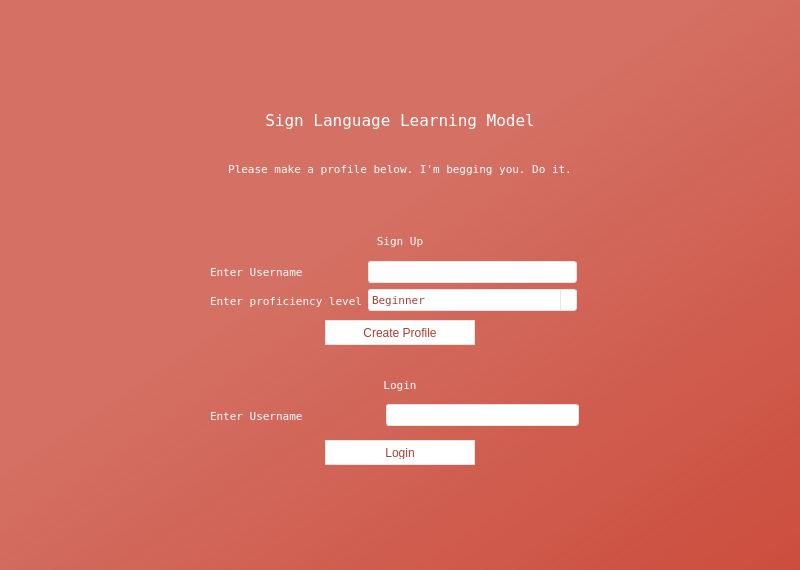
<?xml version="1.0" encoding="UTF-8"?>
<ui version="4.0">
 <class>Form</class>
 <widget class="QWidget" name="Form">
  <property name="geometry">
   <rect>
    <x>0</x>
    <y>0</y>
    <width>800</width>
    <height>570</height>
   </rect>
  </property>
  <property name="windowTitle">
   <string>Sign Language Learner</string>
  </property>
  <property name="styleSheet">
   <string notr="true">
QWidget#widget{
    background-color:qlineargradient(spread:pad, x1:0.426, y1:0.386364, x2:1, y2:1, stop:0.0371429 rgba(204, 77, 61, 200), stop:1 rgba(204, 77, 61, 255));
}

QPushButton {
    background-color: white;
    border: 1px solid #e6e6e6;
    color: #aa3e32;
    font-family: &quot;Terminal&quot;;
    padding: 5px;
}

QPushButton:hover {
    background-color: #f0f0f0;
    border: 1px solid #d4d4d4;
}

QPushButton:pressed {
    background-color: #e6e6e6;
}

QLabel {
    font-family: &quot;Terminal&quot;;
    color: white;
}

QComboBox {
    background-color: white;
    border: 1px solid #e6e6e6;
    border-radius: 3px;
    padding: 1px 18px 1px 3px;
    color: #aa3e32;
    font-family: &quot;Terminal&quot;;
}

QComboBox:hover {
    border: 1px solid #d4d4d4;
}

QComboBox::drop-down {
    subcontrol-origin: padding;
    subcontrol-position: top right;
    width: 15px;
    border-left: 1px solid #e6e6e6;
}

QComboBox QAbstractItemView {
    background-color: white;
    border: 1px solid #e6e6e6;
    color: #aa3e32;
    selection-background-color: #f0f0f0;
}

QLineEdit, QTextEdit, QPlainTextEdit {
    background-color: white;
    border: 1px solid #e6e6e6;
    border-radius: 3px;
    padding: 2px;
    color: #aa3e32;
    font-family: &quot;Terminal&quot;;
}

QLineEdit:focus, QTextEdit:focus, QPlainTextEdit:focus {
    border: 1px solid #aa3e32;
}</string>
  </property>
  <widget class="QWidget" name="widget" native="true">
   <property name="geometry">
    <rect>
     <x>0</x>
     <y>0</y>
     <width>800</width>
     <height>570</height>
    </rect>
   </property>
   <property name="styleSheet">
    <string notr="true"/>
   </property>
   <widget class="QLabel" name="label_7">
    <property name="geometry">
     <rect>
      <x>200</x>
      <y>100</y>
      <width>400</width>
      <height>40</height>
     </rect>
    </property>
    <property name="font">
     <font>
      <family>Terminal</family>
      <pointsize>12</pointsize>
     </font>
    </property>
    <property name="styleSheet">
     <string notr="true"/>
    </property>
    <property name="text">
     <string>Sign Language Learning Model</string>
    </property>
    <property name="alignment">
     <set>Qt::AlignCenter</set>
    </property>
   </widget>
   <widget class="QLabel" name="label_3">
    <property name="geometry">
     <rect>
      <x>125</x>
      <y>160</y>
      <width>550</width>
      <height>17</height>
     </rect>
    </property>
    <property name="sizePolicy">
     <sizepolicy hsizetype="Fixed" vsizetype="Preferred">
      <horstretch>0</horstretch>
      <verstretch>0</verstretch>
     </sizepolicy>
    </property>
    <property name="minimumSize">
     <size>
      <width>311</width>
      <height>16</height>
     </size>
    </property>
    <property name="font">
     <font>
      <family>Terminal</family>
      <pointsize>8</pointsize>
      <weight>50</weight>
      <italic>false</italic>
      <bold>false</bold>
     </font>
    </property>
    <property name="styleSheet">
     <string notr="true"/>
    </property>
    <property name="text">
     <string>Please make a profile below. I'm begging you. Do it.</string>
    </property>
    <property name="alignment">
     <set>Qt::AlignCenter</set>
    </property>
   </widget>
   <widget class="QLabel" name="label_6">
    <property name="geometry">
     <rect>
      <x>350</x>
      <y>230</y>
      <width>100</width>
      <height>22</height>
     </rect>
    </property>
    <property name="font">
     <font>
      <family>Terminal</family>
      <pointsize>8</pointsize>
      <weight>50</weight>
      <italic>false</italic>
      <bold>false</bold>
      <underline>false</underline>
      <kerning>true</kerning>
     </font>
    </property>
    <property name="styleSheet">
     <string notr="true"/>
    </property>
    <property name="text">
     <string>Sign Up</string>
    </property>
    <property name="alignment">
     <set>Qt::AlignCenter</set>
    </property>
   </widget>
   <widget class="QWidget" name="layoutWidget">
    <property name="geometry">
     <rect>
      <x>210</x>
      <y>260</y>
      <width>367</width>
      <height>52</height>
     </rect>
    </property>
    <layout class="QHBoxLayout" name="horizontalLayout">
     <property name="spacing">
      <number>5</number>
     </property>
     <property name="leftMargin">
      <number>0</number>
     </property>
     <item>
      <layout class="QVBoxLayout" name="verticalLayout_2">
       <item>
        <widget class="QLabel" name="label">
         <property name="minimumSize">
          <size>
           <width>91</width>
           <height>16</height>
          </size>
         </property>
         <property name="font">
          <font>
           <family>Terminal</family>
           <pointsize>8</pointsize>
           <weight>50</weight>
           <italic>false</italic>
           <bold>false</bold>
          </font>
         </property>
         <property name="styleSheet">
          <string notr="true"/>
         </property>
         <property name="text">
          <string>Enter Username</string>
         </property>
        </widget>
       </item>
       <item>
        <widget class="QLabel" name="label_2">
         <property name="minimumSize">
          <size>
           <width>121</width>
           <height>16</height>
          </size>
         </property>
         <property name="font">
          <font>
           <family>Terminal</family>
           <pointsize>8</pointsize>
           <weight>50</weight>
           <italic>false</italic>
           <bold>false</bold>
          </font>
         </property>
         <property name="styleSheet">
          <string notr="true"/>
         </property>
         <property name="text">
          <string>Enter proficiency level</string>
         </property>
        </widget>
       </item>
      </layout>
     </item>
     <item>
      <layout class="QVBoxLayout" name="verticalLayout_3">
       <item>
        <widget class="QLineEdit" name="usernameEdit">
         <property name="minimumSize">
          <size>
           <width>113</width>
           <height>20</height>
          </size>
         </property>
         <property name="palette">
          <palette>
           <active>
            <colorrole role="WindowText">
             <brush brushstyle="SolidPattern">
              <color alpha="255">
               <red>170</red>
               <green>62</green>
               <blue>50</blue>
              </color>
             </brush>
            </colorrole>
            <colorrole role="Button">
             <brush brushstyle="SolidPattern">
              <color alpha="255">
               <red>255</red>
               <green>255</green>
               <blue>255</blue>
              </color>
             </brush>
            </colorrole>
            <colorrole role="Text">
             <brush brushstyle="SolidPattern">
              <color alpha="255">
               <red>170</red>
               <green>62</green>
               <blue>50</blue>
              </color>
             </brush>
            </colorrole>
            <colorrole role="ButtonText">
             <brush brushstyle="SolidPattern">
              <color alpha="255">
               <red>170</red>
               <green>62</green>
               <blue>50</blue>
              </color>
             </brush>
            </colorrole>
            <colorrole role="Base">
             <brush brushstyle="SolidPattern">
              <color alpha="255">
               <red>255</red>
               <green>255</green>
               <blue>255</blue>
              </color>
             </brush>
            </colorrole>
            <colorrole role="Window">
             <brush brushstyle="SolidPattern">
              <color alpha="255">
               <red>255</red>
               <green>255</green>
               <blue>255</blue>
              </color>
             </brush>
            </colorrole>
            <colorrole role="PlaceholderText">
             <brush brushstyle="NoBrush">
              <color alpha="128">
               <red>170</red>
               <green>62</green>
               <blue>50</blue>
              </color>
             </brush>
            </colorrole>
           </active>
           <inactive>
            <colorrole role="WindowText">
             <brush brushstyle="SolidPattern">
              <color alpha="255">
               <red>170</red>
               <green>62</green>
               <blue>50</blue>
              </color>
             </brush>
            </colorrole>
            <colorrole role="Button">
             <brush brushstyle="SolidPattern">
              <color alpha="255">
               <red>255</red>
               <green>255</green>
               <blue>255</blue>
              </color>
             </brush>
            </colorrole>
            <colorrole role="Text">
             <brush brushstyle="SolidPattern">
              <color alpha="255">
               <red>170</red>
               <green>62</green>
               <blue>50</blue>
              </color>
             </brush>
            </colorrole>
            <colorrole role="ButtonText">
             <brush brushstyle="SolidPattern">
              <color alpha="255">
               <red>170</red>
               <green>62</green>
               <blue>50</blue>
              </color>
             </brush>
            </colorrole>
            <colorrole role="Base">
             <brush brushstyle="SolidPattern">
              <color alpha="255">
               <red>255</red>
               <green>255</green>
               <blue>255</blue>
              </color>
             </brush>
            </colorrole>
            <colorrole role="Window">
             <brush brushstyle="SolidPattern">
              <color alpha="255">
               <red>255</red>
               <green>255</green>
               <blue>255</blue>
              </color>
             </brush>
            </colorrole>
            <colorrole role="PlaceholderText">
             <brush brushstyle="NoBrush">
              <color alpha="128">
               <red>170</red>
               <green>62</green>
               <blue>50</blue>
              </color>
             </brush>
            </colorrole>
           </inactive>
           <disabled>
            <colorrole role="WindowText">
             <brush brushstyle="SolidPattern">
              <color alpha="255">
               <red>170</red>
               <green>62</green>
               <blue>50</blue>
              </color>
             </brush>
            </colorrole>
            <colorrole role="Button">
             <brush brushstyle="SolidPattern">
              <color alpha="255">
               <red>255</red>
               <green>255</green>
               <blue>255</blue>
              </color>
             </brush>
            </colorrole>
            <colorrole role="Text">
             <brush brushstyle="SolidPattern">
              <color alpha="255">
               <red>170</red>
               <green>62</green>
               <blue>50</blue>
              </color>
             </brush>
            </colorrole>
            <colorrole role="ButtonText">
             <brush brushstyle="SolidPattern">
              <color alpha="255">
               <red>170</red>
               <green>62</green>
               <blue>50</blue>
              </color>
             </brush>
            </colorrole>
            <colorrole role="Base">
             <brush brushstyle="SolidPattern">
              <color alpha="255">
               <red>255</red>
               <green>255</green>
               <blue>255</blue>
              </color>
             </brush>
            </colorrole>
            <colorrole role="Window">
             <brush brushstyle="SolidPattern">
              <color alpha="255">
               <red>255</red>
               <green>255</green>
               <blue>255</blue>
              </color>
             </brush>
            </colorrole>
            <colorrole role="PlaceholderText">
             <brush brushstyle="NoBrush">
              <color alpha="128">
               <red>170</red>
               <green>62</green>
               <blue>50</blue>
              </color>
             </brush>
            </colorrole>
           </disabled>
          </palette>
         </property>
         <property name="styleSheet">
          <string notr="true"/>
         </property>
         <property name="text">
          <string/>
         </property>
        </widget>
       </item>
       <item>
        <widget class="QComboBox" name="comboBox">
         <property name="minimumSize">
          <size>
           <width>111</width>
           <height>22</height>
          </size>
         </property>
         <property name="palette">
          <palette>
           <active>
            <colorrole role="WindowText">
             <brush brushstyle="SolidPattern">
              <color alpha="255">
               <red>170</red>
               <green>62</green>
               <blue>50</blue>
              </color>
             </brush>
            </colorrole>
            <colorrole role="Button">
             <brush brushstyle="SolidPattern">
              <color alpha="255">
               <red>255</red>
               <green>255</green>
               <blue>255</blue>
              </color>
             </brush>
            </colorrole>
            <colorrole role="Text">
             <brush brushstyle="SolidPattern">
              <color alpha="255">
               <red>170</red>
               <green>62</green>
               <blue>50</blue>
              </color>
             </brush>
            </colorrole>
            <colorrole role="ButtonText">
             <brush brushstyle="SolidPattern">
              <color alpha="255">
               <red>170</red>
               <green>62</green>
               <blue>50</blue>
              </color>
             </brush>
            </colorrole>
            <colorrole role="Base">
             <brush brushstyle="SolidPattern">
              <color alpha="255">
               <red>255</red>
               <green>255</green>
               <blue>255</blue>
              </color>
             </brush>
            </colorrole>
            <colorrole role="Window">
             <brush brushstyle="SolidPattern">
              <color alpha="255">
               <red>255</red>
               <green>255</green>
               <blue>255</blue>
              </color>
             </brush>
            </colorrole>
            <colorrole role="PlaceholderText">
             <brush brushstyle="NoBrush">
              <color alpha="128">
               <red>170</red>
               <green>62</green>
               <blue>50</blue>
              </color>
             </brush>
            </colorrole>
           </active>
           <inactive>
            <colorrole role="WindowText">
             <brush brushstyle="SolidPattern">
              <color alpha="255">
               <red>170</red>
               <green>62</green>
               <blue>50</blue>
              </color>
             </brush>
            </colorrole>
            <colorrole role="Button">
             <brush brushstyle="SolidPattern">
              <color alpha="255">
               <red>255</red>
               <green>255</green>
               <blue>255</blue>
              </color>
             </brush>
            </colorrole>
            <colorrole role="Text">
             <brush brushstyle="SolidPattern">
              <color alpha="255">
               <red>170</red>
               <green>62</green>
               <blue>50</blue>
              </color>
             </brush>
            </colorrole>
            <colorrole role="ButtonText">
             <brush brushstyle="SolidPattern">
              <color alpha="255">
               <red>170</red>
               <green>62</green>
               <blue>50</blue>
              </color>
             </brush>
            </colorrole>
            <colorrole role="Base">
             <brush brushstyle="SolidPattern">
              <color alpha="255">
               <red>255</red>
               <green>255</green>
               <blue>255</blue>
              </color>
             </brush>
            </colorrole>
            <colorrole role="Window">
             <brush brushstyle="SolidPattern">
              <color alpha="255">
               <red>255</red>
               <green>255</green>
               <blue>255</blue>
              </color>
             </brush>
            </colorrole>
            <colorrole role="PlaceholderText">
             <brush brushstyle="NoBrush">
              <color alpha="128">
               <red>170</red>
               <green>62</green>
               <blue>50</blue>
              </color>
             </brush>
            </colorrole>
           </inactive>
           <disabled>
            <colorrole role="WindowText">
             <brush brushstyle="SolidPattern">
              <color alpha="255">
               <red>170</red>
               <green>62</green>
               <blue>50</blue>
              </color>
             </brush>
            </colorrole>
            <colorrole role="Button">
             <brush brushstyle="SolidPattern">
              <color alpha="255">
               <red>255</red>
               <green>255</green>
               <blue>255</blue>
              </color>
             </brush>
            </colorrole>
            <colorrole role="Text">
             <brush brushstyle="SolidPattern">
              <color alpha="255">
               <red>170</red>
               <green>62</green>
               <blue>50</blue>
              </color>
             </brush>
            </colorrole>
            <colorrole role="ButtonText">
             <brush brushstyle="SolidPattern">
              <color alpha="255">
               <red>170</red>
               <green>62</green>
               <blue>50</blue>
              </color>
             </brush>
            </colorrole>
            <colorrole role="Base">
             <brush brushstyle="SolidPattern">
              <color alpha="255">
               <red>255</red>
               <green>255</green>
               <blue>255</blue>
              </color>
             </brush>
            </colorrole>
            <colorrole role="Window">
             <brush brushstyle="SolidPattern">
              <color alpha="255">
               <red>255</red>
               <green>255</green>
               <blue>255</blue>
              </color>
             </brush>
            </colorrole>
            <colorrole role="PlaceholderText">
             <brush brushstyle="NoBrush">
              <color alpha="128">
               <red>170</red>
               <green>62</green>
               <blue>50</blue>
              </color>
             </brush>
            </colorrole>
           </disabled>
          </palette>
         </property>
         <property name="font">
          <font>
           <family>Terminal</family>
           <pointsize>8</pointsize>
           <weight>50</weight>
           <italic>false</italic>
           <bold>false</bold>
          </font>
         </property>
         <property name="styleSheet">
          <string notr="true"/>
         </property>
         <item>
          <property name="text">
           <string>Beginner</string>
          </property>
         </item>
         <item>
          <property name="text">
           <string>Intermediate</string>
          </property>
         </item>
         <item>
          <property name="text">
           <string>Advanced</string>
          </property>
         </item>
        </widget>
       </item>
      </layout>
     </item>
    </layout>
   </widget>
   <widget class="QLabel" name="label_5">
    <property name="geometry">
     <rect>
      <x>350</x>
      <y>370</y>
      <width>100</width>
      <height>30</height>
     </rect>
    </property>
    <property name="font">
     <font>
      <family>Terminal</family>
      <pointsize>8</pointsize>
      <weight>50</weight>
      <italic>false</italic>
      <bold>false</bold>
      <underline>false</underline>
     </font>
    </property>
    <property name="styleSheet">
     <string notr="true"/>
    </property>
    <property name="text">
     <string>Login</string>
    </property>
    <property name="alignment">
     <set>Qt::AlignCenter</set>
    </property>
   </widget>
   <widget class="QPushButton" name="signupButton">
    <property name="geometry">
     <rect>
      <x>325</x>
      <y>320</y>
      <width>150</width>
      <height>25</height>
     </rect>
    </property>
    <property name="sizePolicy">
     <sizepolicy hsizetype="Minimum" vsizetype="Fixed">
      <horstretch>0</horstretch>
      <verstretch>0</verstretch>
     </sizepolicy>
    </property>
    <property name="palette">
     <palette>
      <active>
       <colorrole role="WindowText">
        <brush brushstyle="SolidPattern">
         <color alpha="255">
          <red>170</red>
          <green>62</green>
          <blue>50</blue>
         </color>
        </brush>
       </colorrole>
       <colorrole role="Button">
        <brush brushstyle="SolidPattern">
         <color alpha="255">
          <red>255</red>
          <green>255</green>
          <blue>255</blue>
         </color>
        </brush>
       </colorrole>
       <colorrole role="Text">
        <brush brushstyle="SolidPattern">
         <color alpha="255">
          <red>170</red>
          <green>62</green>
          <blue>50</blue>
         </color>
        </brush>
       </colorrole>
       <colorrole role="ButtonText">
        <brush brushstyle="SolidPattern">
         <color alpha="255">
          <red>170</red>
          <green>62</green>
          <blue>50</blue>
         </color>
        </brush>
       </colorrole>
       <colorrole role="Base">
        <brush brushstyle="SolidPattern">
         <color alpha="255">
          <red>255</red>
          <green>255</green>
          <blue>255</blue>
         </color>
        </brush>
       </colorrole>
       <colorrole role="Window">
        <brush brushstyle="SolidPattern">
         <color alpha="255">
          <red>255</red>
          <green>255</green>
          <blue>255</blue>
         </color>
        </brush>
       </colorrole>
       <colorrole role="PlaceholderText">
        <brush brushstyle="NoBrush">
         <color alpha="128">
          <red>170</red>
          <green>62</green>
          <blue>50</blue>
         </color>
        </brush>
       </colorrole>
      </active>
      <inactive>
       <colorrole role="WindowText">
        <brush brushstyle="SolidPattern">
         <color alpha="255">
          <red>170</red>
          <green>62</green>
          <blue>50</blue>
         </color>
        </brush>
       </colorrole>
       <colorrole role="Button">
        <brush brushstyle="SolidPattern">
         <color alpha="255">
          <red>255</red>
          <green>255</green>
          <blue>255</blue>
         </color>
        </brush>
       </colorrole>
       <colorrole role="Text">
        <brush brushstyle="SolidPattern">
         <color alpha="255">
          <red>170</red>
          <green>62</green>
          <blue>50</blue>
         </color>
        </brush>
       </colorrole>
       <colorrole role="ButtonText">
        <brush brushstyle="SolidPattern">
         <color alpha="255">
          <red>170</red>
          <green>62</green>
          <blue>50</blue>
         </color>
        </brush>
       </colorrole>
       <colorrole role="Base">
        <brush brushstyle="SolidPattern">
         <color alpha="255">
          <red>255</red>
          <green>255</green>
          <blue>255</blue>
         </color>
        </brush>
       </colorrole>
       <colorrole role="Window">
        <brush brushstyle="SolidPattern">
         <color alpha="255">
          <red>255</red>
          <green>255</green>
          <blue>255</blue>
         </color>
        </brush>
       </colorrole>
       <colorrole role="PlaceholderText">
        <brush brushstyle="NoBrush">
         <color alpha="128">
          <red>170</red>
          <green>62</green>
          <blue>50</blue>
         </color>
        </brush>
       </colorrole>
      </inactive>
      <disabled>
       <colorrole role="WindowText">
        <brush brushstyle="SolidPattern">
         <color alpha="255">
          <red>170</red>
          <green>62</green>
          <blue>50</blue>
         </color>
        </brush>
       </colorrole>
       <colorrole role="Button">
        <brush brushstyle="SolidPattern">
         <color alpha="255">
          <red>255</red>
          <green>255</green>
          <blue>255</blue>
         </color>
        </brush>
       </colorrole>
       <colorrole role="Text">
        <brush brushstyle="SolidPattern">
         <color alpha="255">
          <red>170</red>
          <green>62</green>
          <blue>50</blue>
         </color>
        </brush>
       </colorrole>
       <colorrole role="ButtonText">
        <brush brushstyle="SolidPattern">
         <color alpha="255">
          <red>170</red>
          <green>62</green>
          <blue>50</blue>
         </color>
        </brush>
       </colorrole>
       <colorrole role="Base">
        <brush brushstyle="SolidPattern">
         <color alpha="255">
          <red>255</red>
          <green>255</green>
          <blue>255</blue>
         </color>
        </brush>
       </colorrole>
       <colorrole role="Window">
        <brush brushstyle="SolidPattern">
         <color alpha="255">
          <red>255</red>
          <green>255</green>
          <blue>255</blue>
         </color>
        </brush>
       </colorrole>
       <colorrole role="PlaceholderText">
        <brush brushstyle="NoBrush">
         <color alpha="128">
          <red>170</red>
          <green>62</green>
          <blue>50</blue>
         </color>
        </brush>
       </colorrole>
      </disabled>
     </palette>
    </property>
    <property name="styleSheet">
     <string notr="true"/>
    </property>
    <property name="text">
     <string>Create Profile</string>
    </property>
   </widget>
   <widget class="QWidget" name="layoutWidget_2">
    <property name="geometry">
     <rect>
      <x>210</x>
      <y>400</y>
      <width>369</width>
      <height>31</height>
     </rect>
    </property>
    <layout class="QHBoxLayout" name="horizontalLayout_3">
     <property name="spacing">
      <number>83</number>
     </property>
     <item>
      <widget class="QLabel" name="label_4">
       <property name="minimumSize">
        <size>
         <width>91</width>
         <height>16</height>
        </size>
       </property>
       <property name="font">
        <font>
         <family>Terminal</family>
         <pointsize>8</pointsize>
         <weight>50</weight>
         <italic>false</italic>
         <bold>false</bold>
        </font>
       </property>
       <property name="styleSheet">
        <string notr="true"/>
       </property>
       <property name="text">
        <string>Enter Username</string>
       </property>
      </widget>
     </item>
     <item>
      <widget class="QLineEdit" name="loginusernameEdit">
       <property name="minimumSize">
        <size>
         <width>113</width>
         <height>20</height>
        </size>
       </property>
       <property name="palette">
        <palette>
         <active>
          <colorrole role="WindowText">
           <brush brushstyle="SolidPattern">
            <color alpha="255">
             <red>170</red>
             <green>62</green>
             <blue>50</blue>
            </color>
           </brush>
          </colorrole>
          <colorrole role="Button">
           <brush brushstyle="SolidPattern">
            <color alpha="255">
             <red>255</red>
             <green>255</green>
             <blue>255</blue>
            </color>
           </brush>
          </colorrole>
          <colorrole role="Text">
           <brush brushstyle="SolidPattern">
            <color alpha="255">
             <red>170</red>
             <green>62</green>
             <blue>50</blue>
            </color>
           </brush>
          </colorrole>
          <colorrole role="ButtonText">
           <brush brushstyle="SolidPattern">
            <color alpha="255">
             <red>170</red>
             <green>62</green>
             <blue>50</blue>
            </color>
           </brush>
          </colorrole>
          <colorrole role="Base">
           <brush brushstyle="SolidPattern">
            <color alpha="255">
             <red>255</red>
             <green>255</green>
             <blue>255</blue>
            </color>
           </brush>
          </colorrole>
          <colorrole role="Window">
           <brush brushstyle="SolidPattern">
            <color alpha="255">
             <red>255</red>
             <green>255</green>
             <blue>255</blue>
            </color>
           </brush>
          </colorrole>
          <colorrole role="PlaceholderText">
           <brush brushstyle="NoBrush">
            <color alpha="128">
             <red>170</red>
             <green>62</green>
             <blue>50</blue>
            </color>
           </brush>
          </colorrole>
         </active>
         <inactive>
          <colorrole role="WindowText">
           <brush brushstyle="SolidPattern">
            <color alpha="255">
             <red>170</red>
             <green>62</green>
             <blue>50</blue>
            </color>
           </brush>
          </colorrole>
          <colorrole role="Button">
           <brush brushstyle="SolidPattern">
            <color alpha="255">
             <red>255</red>
             <green>255</green>
             <blue>255</blue>
            </color>
           </brush>
          </colorrole>
          <colorrole role="Text">
           <brush brushstyle="SolidPattern">
            <color alpha="255">
             <red>170</red>
             <green>62</green>
             <blue>50</blue>
            </color>
           </brush>
          </colorrole>
          <colorrole role="ButtonText">
           <brush brushstyle="SolidPattern">
            <color alpha="255">
             <red>170</red>
             <green>62</green>
             <blue>50</blue>
            </color>
           </brush>
          </colorrole>
          <colorrole role="Base">
           <brush brushstyle="SolidPattern">
            <color alpha="255">
             <red>255</red>
             <green>255</green>
             <blue>255</blue>
            </color>
           </brush>
          </colorrole>
          <colorrole role="Window">
           <brush brushstyle="SolidPattern">
            <color alpha="255">
             <red>255</red>
             <green>255</green>
             <blue>255</blue>
            </color>
           </brush>
          </colorrole>
          <colorrole role="PlaceholderText">
           <brush brushstyle="NoBrush">
            <color alpha="128">
             <red>170</red>
             <green>62</green>
             <blue>50</blue>
            </color>
           </brush>
          </colorrole>
         </inactive>
         <disabled>
          <colorrole role="WindowText">
           <brush brushstyle="SolidPattern">
            <color alpha="255">
             <red>170</red>
             <green>62</green>
             <blue>50</blue>
            </color>
           </brush>
          </colorrole>
          <colorrole role="Button">
           <brush brushstyle="SolidPattern">
            <color alpha="255">
             <red>255</red>
             <green>255</green>
             <blue>255</blue>
            </color>
           </brush>
          </colorrole>
          <colorrole role="Text">
           <brush brushstyle="SolidPattern">
            <color alpha="255">
             <red>170</red>
             <green>62</green>
             <blue>50</blue>
            </color>
           </brush>
          </colorrole>
          <colorrole role="ButtonText">
           <brush brushstyle="SolidPattern">
            <color alpha="255">
             <red>170</red>
             <green>62</green>
             <blue>50</blue>
            </color>
           </brush>
          </colorrole>
          <colorrole role="Base">
           <brush brushstyle="SolidPattern">
            <color alpha="255">
             <red>255</red>
             <green>255</green>
             <blue>255</blue>
            </color>
           </brush>
          </colorrole>
          <colorrole role="Window">
           <brush brushstyle="SolidPattern">
            <color alpha="255">
             <red>255</red>
             <green>255</green>
             <blue>255</blue>
            </color>
           </brush>
          </colorrole>
          <colorrole role="PlaceholderText">
           <brush brushstyle="NoBrush">
            <color alpha="128">
             <red>170</red>
             <green>62</green>
             <blue>50</blue>
            </color>
           </brush>
          </colorrole>
         </disabled>
        </palette>
       </property>
       <property name="styleSheet">
        <string notr="true">
</string>
       </property>
       <property name="text">
        <string/>
       </property>
      </widget>
     </item>
    </layout>
   </widget>
   <widget class="QPushButton" name="loginButton">
    <property name="geometry">
     <rect>
      <x>325</x>
      <y>440</y>
      <width>150</width>
      <height>25</height>
     </rect>
    </property>
    <property name="sizePolicy">
     <sizepolicy hsizetype="Minimum" vsizetype="Fixed">
      <horstretch>0</horstretch>
      <verstretch>0</verstretch>
     </sizepolicy>
    </property>
    <property name="palette">
     <palette>
      <active>
       <colorrole role="WindowText">
        <brush brushstyle="SolidPattern">
         <color alpha="255">
          <red>170</red>
          <green>62</green>
          <blue>50</blue>
         </color>
        </brush>
       </colorrole>
       <colorrole role="Button">
        <brush brushstyle="SolidPattern">
         <color alpha="255">
          <red>255</red>
          <green>255</green>
          <blue>255</blue>
         </color>
        </brush>
       </colorrole>
       <colorrole role="Text">
        <brush brushstyle="SolidPattern">
         <color alpha="255">
          <red>170</red>
          <green>62</green>
          <blue>50</blue>
         </color>
        </brush>
       </colorrole>
       <colorrole role="ButtonText">
        <brush brushstyle="SolidPattern">
         <color alpha="255">
          <red>170</red>
          <green>62</green>
          <blue>50</blue>
         </color>
        </brush>
       </colorrole>
       <colorrole role="Base">
        <brush brushstyle="SolidPattern">
         <color alpha="255">
          <red>255</red>
          <green>255</green>
          <blue>255</blue>
         </color>
        </brush>
       </colorrole>
       <colorrole role="Window">
        <brush brushstyle="SolidPattern">
         <color alpha="255">
          <red>255</red>
          <green>255</green>
          <blue>255</blue>
         </color>
        </brush>
       </colorrole>
       <colorrole role="PlaceholderText">
        <brush brushstyle="NoBrush">
         <color alpha="128">
          <red>170</red>
          <green>62</green>
          <blue>50</blue>
         </color>
        </brush>
       </colorrole>
      </active>
      <inactive>
       <colorrole role="WindowText">
        <brush brushstyle="SolidPattern">
         <color alpha="255">
          <red>170</red>
          <green>62</green>
          <blue>50</blue>
         </color>
        </brush>
       </colorrole>
       <colorrole role="Button">
        <brush brushstyle="SolidPattern">
         <color alpha="255">
          <red>255</red>
          <green>255</green>
          <blue>255</blue>
         </color>
        </brush>
       </colorrole>
       <colorrole role="Text">
        <brush brushstyle="SolidPattern">
         <color alpha="255">
          <red>170</red>
          <green>62</green>
          <blue>50</blue>
         </color>
        </brush>
       </colorrole>
       <colorrole role="ButtonText">
        <brush brushstyle="SolidPattern">
         <color alpha="255">
          <red>170</red>
          <green>62</green>
          <blue>50</blue>
         </color>
        </brush>
       </colorrole>
       <colorrole role="Base">
        <brush brushstyle="SolidPattern">
         <color alpha="255">
          <red>255</red>
          <green>255</green>
          <blue>255</blue>
         </color>
        </brush>
       </colorrole>
       <colorrole role="Window">
        <brush brushstyle="SolidPattern">
         <color alpha="255">
          <red>255</red>
          <green>255</green>
          <blue>255</blue>
         </color>
        </brush>
       </colorrole>
       <colorrole role="PlaceholderText">
        <brush brushstyle="NoBrush">
         <color alpha="128">
          <red>170</red>
          <green>62</green>
          <blue>50</blue>
         </color>
        </brush>
       </colorrole>
      </inactive>
      <disabled>
       <colorrole role="WindowText">
        <brush brushstyle="SolidPattern">
         <color alpha="255">
          <red>170</red>
          <green>62</green>
          <blue>50</blue>
         </color>
        </brush>
       </colorrole>
       <colorrole role="Button">
        <brush brushstyle="SolidPattern">
         <color alpha="255">
          <red>255</red>
          <green>255</green>
          <blue>255</blue>
         </color>
        </brush>
       </colorrole>
       <colorrole role="Text">
        <brush brushstyle="SolidPattern">
         <color alpha="255">
          <red>170</red>
          <green>62</green>
          <blue>50</blue>
         </color>
        </brush>
       </colorrole>
       <colorrole role="ButtonText">
        <brush brushstyle="SolidPattern">
         <color alpha="255">
          <red>170</red>
          <green>62</green>
          <blue>50</blue>
         </color>
        </brush>
       </colorrole>
       <colorrole role="Base">
        <brush brushstyle="SolidPattern">
         <color alpha="255">
          <red>255</red>
          <green>255</green>
          <blue>255</blue>
         </color>
        </brush>
       </colorrole>
       <colorrole role="Window">
        <brush brushstyle="SolidPattern">
         <color alpha="255">
          <red>255</red>
          <green>255</green>
          <blue>255</blue>
         </color>
        </brush>
       </colorrole>
       <colorrole role="PlaceholderText">
        <brush brushstyle="NoBrush">
         <color alpha="128">
          <red>170</red>
          <green>62</green>
          <blue>50</blue>
         </color>
        </brush>
       </colorrole>
      </disabled>
     </palette>
    </property>
    <property name="styleSheet">
     <string notr="true"/>
    </property>
    <property name="text">
     <string>Login</string>
    </property>
   </widget>
  </widget>
 </widget>
 <resources/>
 <connections/>
</ui>
